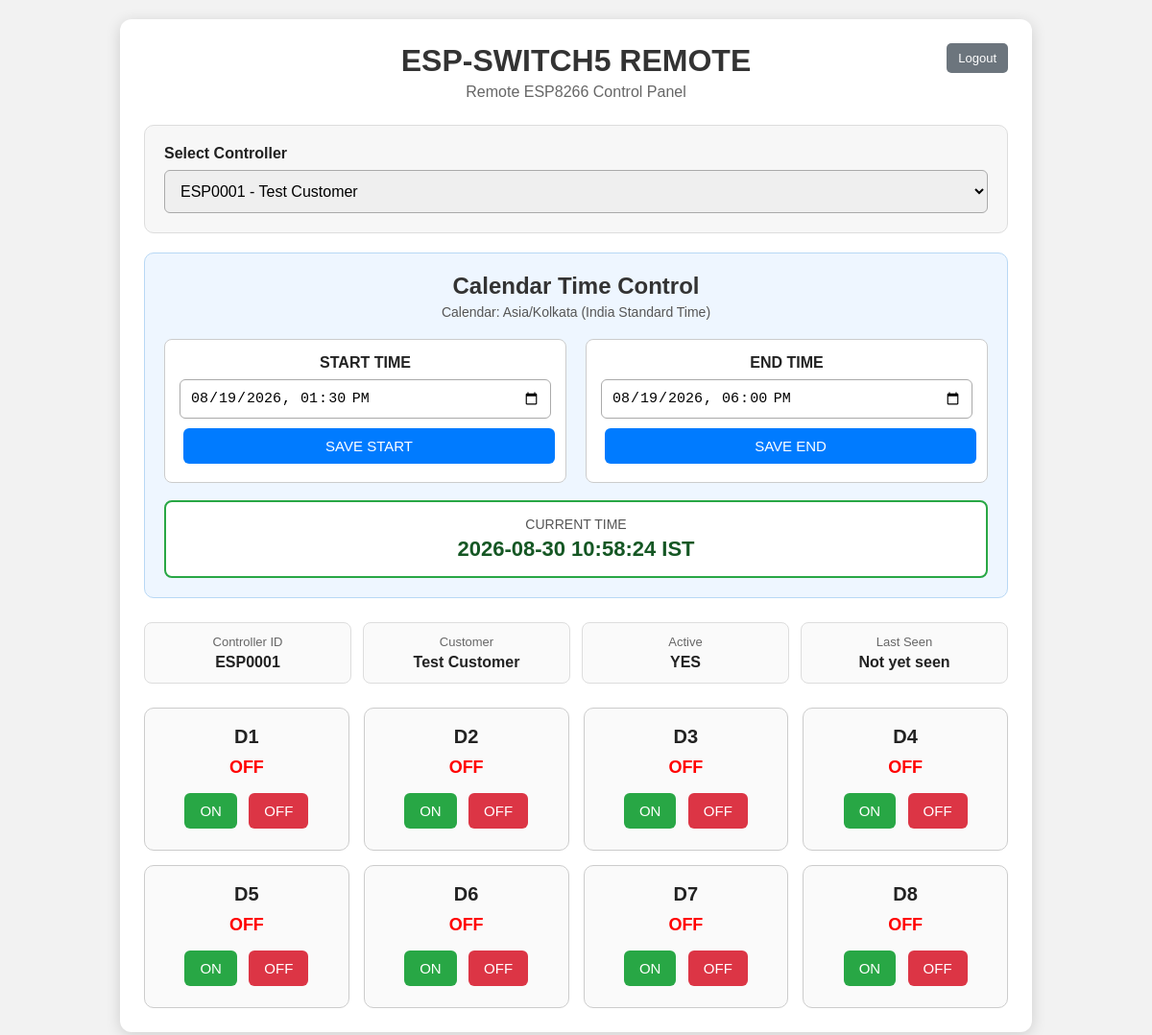
Page /index.php?controller_id=ESP0001 (signed in) on the committed database.
### tables this page shows
CREATE TABLE IF NOT EXISTS controllers (
    id INT AUTO_INCREMENT PRIMARY KEY,
    controller_id VARCHAR(50) NOT NULL UNIQUE,
    device_token VARCHAR(100) NOT NULL UNIQUE,
    customer_name VARCHAR(100) DEFAULT '',
    active TINYINT(1) NOT NULL DEFAULT 1,
    last_seen DATETIME DEFAULT NULL
);

### index.php (the view, shortened to what this page needs)
<?php
require_once __DIR__ . "/db.php";
?>
<?php
$selected_controller =
    trim($_GET["controller_id"] ?? "");
$controllers = [];
$result = $conn->query("
    SELECT
        controller_id,
        customer_name,
        active
    FROM controllers
    WHERE active = 1
    ORDER BY controller_id
");
if ($result) {
    while ($row = $result->fetch_assoc()) {
        $controllers[] = $row;
    }
}
$selected_customer = "";
$selected_active = 0;
$selected_last_seen = "";
$selected_start_time = "";
$selected_end_time = "";
if ($selected_controller !== "") {
    $stmt = $conn->prepare("
        SELECT
            controller_id,
            customer_name,
            active,
            last_seen,
            start_time,
            end_time
        FROM controllers
        WHERE controller_id = ?
        LIMIT 1
    ");
    if ($stmt) {
        $stmt->bind_param(
            "s",
            $selected_controller
        );
        $stmt->execute();
        $result =
            $stmt->get_result();
        if ($result->num_rows > 0) {
            $row =
                $result->fetch_assoc();
            $selected_customer =
                $row["customer_name"] ?? "";
            $selected_active =
                (int)($row["active"] ?? 0);
            if (
                isset($row["last_seen"]) &&
                $row["last_seen"] !== null &&
                $row["last_seen"] !== ""
            ) {
                $selected_last_seen =
                    $row["last_seen"];
            } else {
                $selected_last_seen =
                    "Not yet seen";
            }
            $selected_start_time =
                $row["start_time"] ?? "";
            $selected_end_time =
                $row["end_time"] ?? "";
        }
    }
}
$start_input_value = "";
$end_input_value = "";
if (
    $selected_start_time !== "" &&
    $selected_start_time !== null
) {
    $timestamp =
        strtotime($selected_start_time);
    if ($timestamp !== false) {
        $start_input_value =
            date("Y-m-d\TH:i", $timestamp);
    }
}
if (
    $selected_end_time !== "" &&
    $selected_end_time !== null
) {
    $timestamp =
        strtotime($selected_end_time);
    if ($timestamp !== false) {
        $end_input_value =
            date("Y-m-d\TH:i", $timestamp);
    }
}
$pin_values = [
    "D1" => 0,
    "D2" => 0,
    "D3" => 0,
    "D4" => 0,
    "D5" => 0,
    "D6" => 0,
    "D7" => 0,
    "D8" => 0
];
?>
<!DOCTYPE html>
<html lang="en">
<head>
</head>
<body>
<div class="container">
<div class="header">
<h1>
ESP-SWITCH5 REMOTE
</h1>
<div class="subtitle">
Remote ESP8266 Control Panel
</div>
<a
    class="logout"
    href="index.php?logout=1"
>
Logout
</a>
</div>
<div class="controller-box">
<label for="controller">
Select Controller
</label>
<select
    id="controller"
    onchange="selectController(this.value)"
>
<?php
foreach ($controllers as $controller) {
?>
<option
    value="<?php
        echo htmlspecialchars(
            $controller["controller_id"],
            ENT_QUOTES,
            "UTF-8"
        );
    ?>"
    <?php
    if (
        $selected_controller ===
        $controller["controller_id"]
    ) {
        echo "selected";
    }
    ?>
>
<?php
echo htmlspecialchars(
    $controller["controller_id"],
    ENT_QUOTES,
    "UTF-8"
);
if (
    !empty($controller["customer_name"])
) {
    echo " - ";
}
?>
</option>
<?php
}
?>
</select>
</div>
<?php
if ($selected_controller !== "") {
?>
<div class="time-control">
<h2>
Calendar Time Control
</h2>
<div class="timezone">
Calendar: Asia/Kolkata (India Standard Time)
</div>
<div class="time-row">
<div class="time-box">
<form method="post">
<label for="start_time">
START TIME
</label>
<input
    type="datetime-local"
    id="start_time"
    name="start_time"
    value="<?php
        echo htmlspecialchars(
            $start_input_value,
            ENT_QUOTES,
            "UTF-8"
        );
    ?>"
    required
>
<button
    type="submit"
    name="save_start"
    class="save-button"
>
SAVE START
</button>
</form>
</div>
<div class="time-box">
<form method="post">
<label for="end_time">
END TIME
</label>
<input
    type="datetime-local"
    id="end_time"
    name="end_time"
    value="<?php
        echo htmlspecialchars(
            $end_input_value,
            ENT_QUOTES,
            "UTF-8"
        );
    ?>"
    required
>
<button
    type="submit"
    name="save_end"
    class="save-button"
>
SAVE END
</button>
</form>
</div>
</div>
<div class="current-time-box">
<div class="current-time-title">
CURRENT TIME
</div>
<div
    class="current-time"
    id="currentTime"
>
</div>
</div>
</div>
<div class="info">
<div class="info-card">
<div class="info-title">
Controller ID
</div>
<div class="info-value">
<?php
echo htmlspecialchars(
    $selected_controller,
    ENT_QUOTES,
    "UTF-8"
);
?>
</div>
</div>
<div class="info-card">
<div class="info-title">
Customer
</div>
<div class="info-value">
<?php
echo htmlspecialchars(
    $selected_customer,
    ENT_QUOTES,
    "UTF-8"
);
?>
</div>
</div>
<div class="info-card">
<div class="info-title">
Active
</div>
<div
    class="info-value"
    id="activeStatus"
>
<?php
echo $selected_active
    ? "YES"
    : "NO";
?>
</div>
</div>
<div class="info-card">
<div class="info-title">
Last Seen
</div>
<div
    class="info-value"
    id="lastSeen"
>
<?php
echo htmlspecialchars(
    $selected_last_seen,
    ENT_QUOTES,
    "UTF-8"
);
?>
</div>
</div>
</div>
<div class="pin-grid">
<?php
for (
    $i = 1;
    $i <= 8;
    $i++
) {
    $pin =
        "D" . $i;
    $value =
        $pin_values[$pin];
?>
<div class="pin-card">
<div class="pin-name">
<?php
echo $pin;
?>
</div>
<div
    class="state
    <?php
        echo $value
            ? "state-on"
            : "state-off";
    ?>"
>
<?php
echo $value
    ? "ON"
    : "OFF";
?>
</div>
<form
    method="post"
    class="pin-form"
>
<button
    type="submit"
    name="set_pin"
    class="on-btn"
>
ON
</button>
</form>
<form
    method="post"
    class="pin-form"
>
<button
    type="submit"
    name="set_pin"
    class="off-btn"
>
OFF
</button>
</form>
</div>
<?php
}
?>
</div>
<?php
}
else {
?>
<div class="message error">
Please select a controller.
</div>
<?php
}
?>
</div>
</body>
</html>

### index.php (style rules this page uses)
* { box-sizing: border-box; }
body { margin: 0; padding: 20px; font-family: Arial, Helvetica, sans-serif; background: #f2f2f2; color: #222; }
.container { max-width: 950px; margin: auto; background: white; padding: 25px; border-radius: 12px; box-shadow: 0 3px 15px rgba(0,0,0,0.15); }
.header { position: relative; text-align: center; margin-bottom: 25px; }
h1 { margin: 0 0 5px 0; color: #333; }
.subtitle { color: #666; }
.logout { position: absolute; right: 0; top: 0; text-decoration: none; background: #6c757d; color: white; padding: 8px 12px; border-radius: 5px; font-size: 13px; }
.controller-box { background: #f7f7f7; border: 1px solid #ddd; border-radius: 10px; padding: 20px; margin-bottom: 20px; }
.controller-box label { display: block; font-weight: bold; margin-bottom: 8px; }
.controller-box select { width: 100%; padding: 12px; font-size: 16px; border: 1px solid #aaa; border-radius: 6px; }
.time-control { background: #eef6ff; border: 1px solid #b8d8f5; border-radius: 10px; padding: 20px; margin-bottom: 25px; text-align: center; }
.time-control h2 { margin-top: 0; margin-bottom: 5px; color: #333; }
.timezone { color: #555; font-size: 14px; margin-bottom: 20px; }
.time-row { display: grid; grid-template-columns: repeat( 2, 1fr ); gap: 20px; margin-bottom: 15px; }
.time-box { background: white; border: 1px solid #ccc; border-radius: 8px; padding: 15px; }
.time-box label { display: block; font-weight: bold; margin-bottom: 8px; }
.time-box input { width: 100%; padding: 10px; border: 1px solid #aaa; border-radius: 6px; font-size: 15px; }
.save-button { margin-top: 10px; width: 100%; background: #007bff; color: white; border: none; border-radius: 6px; padding: 10px; font-size: 15px; cursor: pointer; }
.current-time-box { margin-top: 18px; background: #fff; border: 2px solid #28a745; border-radius: 8px; padding: 15px; }
.current-time-title { font-size: 14px; color: #555; margin-bottom: 5px; }
.current-time { font-size: 22px; font-weight: bold; color: #155724; }
.info { display: grid; grid-template-columns: repeat( auto-fit, minmax(170px, 1fr) ); gap: 12px; margin-bottom: 25px; }
.info-card { background: #fafafa; border: 1px solid #ddd; border-radius: 8px; padding: 12px; text-align: center; }
.info-title { font-size: 13px; color: #666; margin-bottom: 5px; }
.info-value { font-weight: bold; font-size: 16px; }
.pin-grid { display: grid; grid-template-columns: repeat( auto-fit, minmax(180px, 1fr) ); gap: 15px; }
.pin-card { border: 1px solid #ccc; border-radius: 10px; padding: 18px; text-align: center; background: #fafafa; }
.pin-name { font-size: 20px; font-weight: bold; margin-bottom: 10px; }
.state { font-size: 18px; font-weight: bold; margin-bottom: 12px; }
.state-off { color: red; }
.pin-form { display: inline-block; margin: 0; }
button { border: none; border-radius: 6px; padding: 10px 16px; margin: 4px; font-size: 15px; cursor: pointer; }
.on-btn { background: #28a745; color: white; }
.off-btn { background: #dc3545; color: white; }

### rows in the picture
controllers: start_time "08/19/2026 13:30", end_time "08/19/2026 18:00", customer_name "Test Customer", last_seen "Not yet seen"

### other values in the picture
$selected_controller "ESP0001"
$pin "D1"
$pin "D2"
$pin "D3"
$pin "D4"
$pin "D5"
$pin "D6"
$pin "D7"
$pin "D8"
form field value "ESP0001 - Test Customer"
